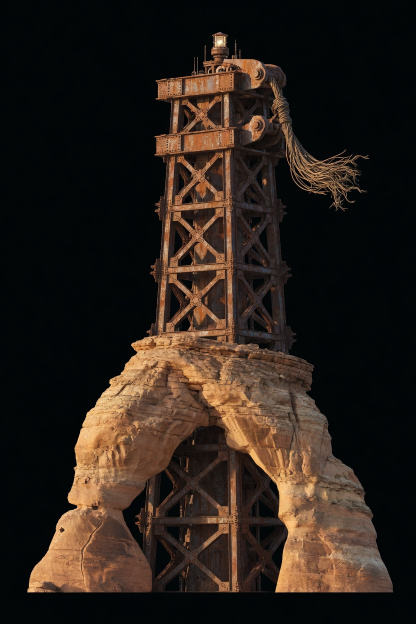
#> input picture packs/zone-b/src/hard/anchor.jpg, 832 x 1248 px (shown at 1/2 size); its folder holds only this picture in this run
$ python despill.py --in ../../packs/zone-b/src/hard/anchor.jpg --out out.png
#> lines starting #> are read from the running program, lines starting #| are printed output that depends on the picture
#> in main, im is the input picture: PIL image 832x1248 RGB; mean R, G, B 42.4, 32.9, 25.9
### tools/assetcheck/measures.py
"""Pixel measurements for Imagine assets. Never writes the source files.

Every number is read off the file. Nothing here resizes, regrades, or
replaces an Imagine image. A downscale exists only inside a measurement
buffer (loop diffs, optical flow) and is discarded.
"""

from __future__ import annotations

import json
import math
import subprocess
import sys
from collections import deque
from pathlib import Path

import numpy as np
from PIL import Image

SCREEN_W = 720
SCREEN_H = 1600
MAG_LIMIT = 1.0
WEBGL_MAX_TEXTURE = 4096

# Alpha / key. A cutout that will be composited needs a real alpha unless
# the manifest declares the key (black void or green screen).
UNKEYED_BLACK_LUMA = 14.0
UNKEYED_BLACK_FRACTION = 0.02
PLATE_COLOR_DIST = 18.0
PLATE_AREA_FRACTION = 0.12
HALO_THICKNESS_PX = 3.0
GREEN_SPILL_FRACTION = 0.35
EDGE_GREEN_DELTA = 6.0
EDGE_GREEN_LIMIT = 0.01
EDGE_BAND_PX = 3

# Loop. Mean absolute error is on 0–255. Flow is source pixels.
SEAM_MAE = 8.0
SEAM_P95 = 28.0
SEAM_FLOW_PX = 2.0
POP_FACTOR = 4.5
POP_MAE_MIN = 18.0
FROZEN_MAE = 0.45
FROZEN_SEC = 0.40

# Turntable / one-object video. A smooth yaw change is allowed.
# A single-frame shape pop is not.
MORPH_AREA_JUMP = 0.15
MORPH_HEIGHT_JUMP = 0.08
MORPH_IOU = 0.75

# Tiles.
SEAM_RATIO = 2.2
SEAM_ABS = 12.0
EXPOSURE_DELTA = 18.0
CONTRAST_RATIO = 1.75

# Posterization. Fraction of horizontal steps that are a flat run then a jump.
BANDING_FRACTION = 0.045

LOSSLESS_STILL_KINDS = {"cutout", "still", "tile", "backdrop"}
VIDEO_EXTS = {".mp4", ".webm", ".mov", ".mkv", ".m4v"}
IMAGE_EXTS = {".png", ".jpg", ".jpeg", ".webp", ".gif", ".tif", ".tiff"}

HEURISTICS = [
    "The tool only measures. It does not repaint, resize, or replace the source.",
    "Loop optical flow is coarse block matching on a downscale, not a learned flow model.",
    "Banding is a posterization heuristic (flat run, then a step). Noise can hide bands.",
    "A declared key (black or green) is trusted as the compositor key. Undeclared cutouts must carry alpha.",
    "Magnification uses the declared on-screen size at the closest camera on a 720×1600 portrait.",
    "A hand-written PASS is not a PASS. The exit code and this file are the gate.",
    "Anything under lock/ or marked locked: true is grandfathered owner KEEP. The same measurements run. A miss is WARN, never FAIL, and does not change the exit code. A WARN is not a reason to recook or replace that file. Bolt stays lock/bolt-gallop-cycle.mp4 and lock/bolt-idle-breath.mp4.",
]


def r4(value) -> float:
    return round(float(value), 4)


def status_of(ok: bool) -> str:
    return "PASS" if ok else "FAIL"


# [31 lines left out: functions lock_of, grandfather, not called in this run]


class CheckError(Exception):
    def __init__(self, message: str):
        super().__init__(message)
        self.message = message


# [36 lines left out: functions load_manifest, discover_assets, parse_on_screen, not called in this run]


def screen_of(manifest: dict) -> tuple[int, int]:
    screen = manifest.get("screen") or [SCREEN_W, SCREEN_H]
    return int(screen[0]), int(screen[1])


def webgl_max_of(manifest: dict) -> int:
    return int(manifest.get("webglMaxTexture") or WEBGL_MAX_TEXTURE)


# [183 lines left out: functions resolve_file, kind_of, on_screen_px, open_image, probe_video, decode_rgb_frames and 1 more, not called in this run]


def luma(rgb: np.ndarray) -> np.ndarray:
    arr = rgb.astype(np.float32)
    return 0.2126 * arr[..., 0] + 0.7152 * arr[..., 1] + 0.0722 * arr[..., 2]


# [54 lines left out: functions mask_span, foreground, flood_from_border, not called in this run]


def erode(mask: np.ndarray, times: int = 1) -> np.ndarray:
    out = mask.copy()
    for _ in range(times):
        nxt = out.copy()
        nxt[1:] &= out[:-1]
        nxt[:-1] &= out[1:]
        nxt[:, 1:] &= out[:, :-1]
        nxt[:, :-1] &= out[:, 1:]
        out = nxt
    return out


# [795 lines left out: functions dilate, declare_key, check_basic, banding_fraction, check_resolution, check_alpha and 15 more, not called in this run]

### tools/assetcheck/despill.py
#!/usr/bin/env python3
"""Green-screen despill for a keyed cutout.

Clamps G to max(R, B) and erodes alpha by 1 px. That is the take 10d manual
step, now automatic. It rewrites only --out. The source file stays put.
Pixels that were not in the Imagine plate are not invented: G is lowered to a
channel already in the pixel, and the eroded fringe becomes transparent.

  python3 tools/assetcheck/despill.py --in fringe.png --out clean.png
"""

from __future__ import annotations

import argparse
import sys
from pathlib import Path

import numpy as np
from PIL import Image

from measures import erode


def despill_rgba(rgba: np.ndarray) -> np.ndarray:
    if rgba.ndim != 3 or rgba.shape[2] < 4:
        raise ValueError("despill expects an RGBA image")
    out = np.array(rgba, copy=True)
    red = out[..., 0].astype(np.int16)
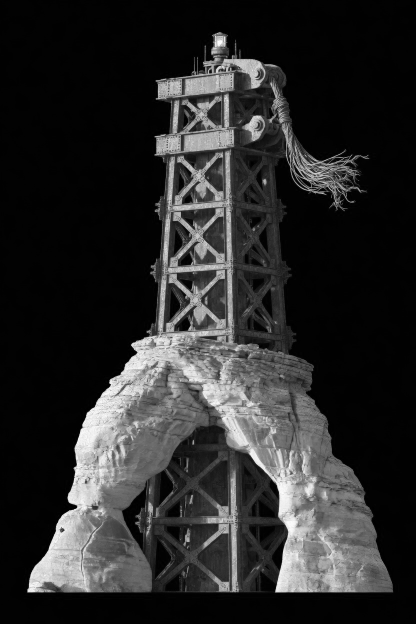
#> red: shape (1248, 832) int16 (shown at 1/2 size); min 0, max 255, mean 42.4
    blue = out[..., 2].astype(np.int16)
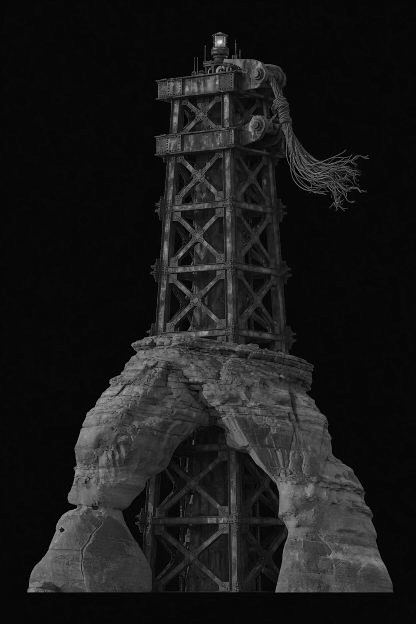
#> blue: shape (1248, 832) int16 (shown at 1/2 size); min 0, max 236, mean 25.9
    green = out[..., 1].astype(np.int16)
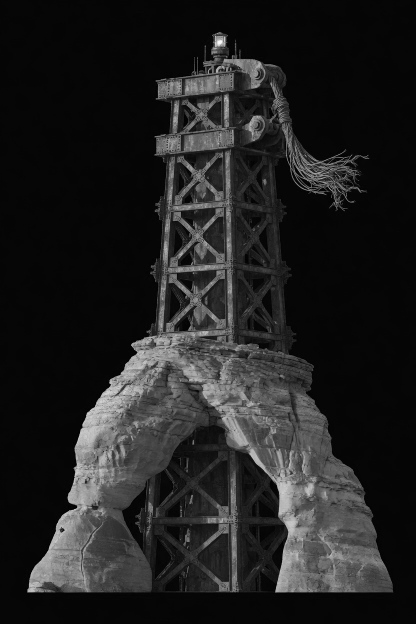
#> green: shape (1248, 832) int16 (shown at 1/2 size); min 0, max 255, mean 32.9
    out[..., 1] = np.minimum(green, np.maximum(red, blue)).astype(np.uint8)
#> out: shape (1248, 832, 4); mean R, G, B, A 42.4, 32.9, 25.9, 255
    kept = erode(out[..., 3] > 16, 1)
#> in erode, `out = mask.copy()`: out: shape (1248, 832) bool; every value is 1
    out[..., 3] = np.where(kept, out[..., 3], np.uint8(0))
    return out


def main() -> int:
    parser = argparse.ArgumentParser(description="Despill a green-keyed cutout")
    parser.add_argument("--in", dest="src", type=Path, required=True)
    parser.add_argument("--out", type=Path, required=True)
    args = parser.parse_args()
    if args.out.resolve() == args.src.resolve():
        print("FAIL despill: --out must be a different file than --in", file=sys.stderr)
        return 2
    with Image.open(args.src) as im:
        rgba = np.array(im.convert("RGBA"))
    cleaned = despill_rgba(rgba)
    args.out.parent.mkdir(parents=True, exist_ok=True)
    Image.fromarray(cleaned, "RGBA").save(args.out)
    print(f"PASS despill out={args.out}")
    return 0


if __name__ == "__main__":
    sys.exit(main())
#> (the program exits here)

$ run again, on packs/zone-b/src/hard/beacon.jpg
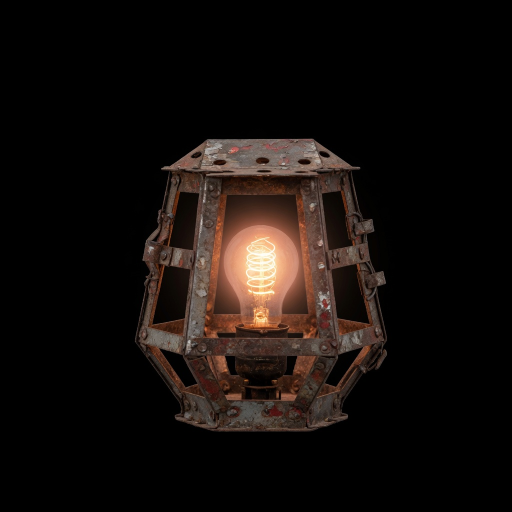
#> input picture packs/zone-b/src/hard/beacon.jpg, 1024 x 1024 px (shown at 1/2 size)
#> in main, im is the input picture: PIL image 1024x1024 RGB; mean R, G, B 20.2, 14.4, 11.7
#> in despill_rgba, `red = out[..., 0].astype(np.int16)`:
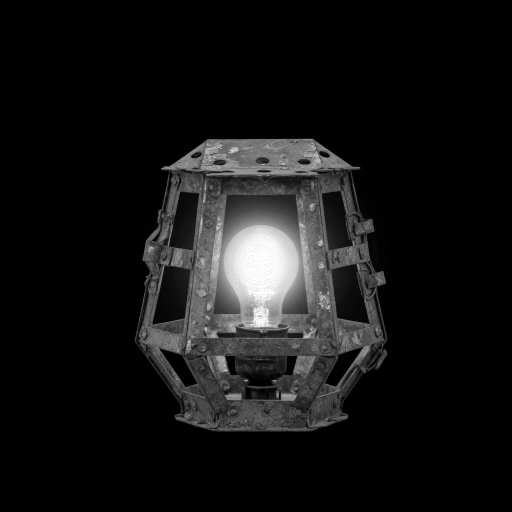
#> red: shape (1024, 1024) int16 (shown at 1/2 size); min 0, max 255, mean 20.2
#> in despill_rgba, `green = out[..., 1].astype(np.int16)`:
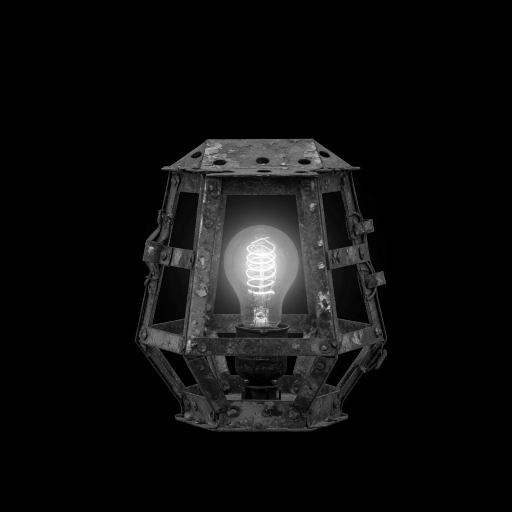
#> green: shape (1024, 1024) int16 (shown at 1/2 size); min 0, max 255, mean 14.4

$ run again, on packs/zone-b/src/hard/cart.jpg
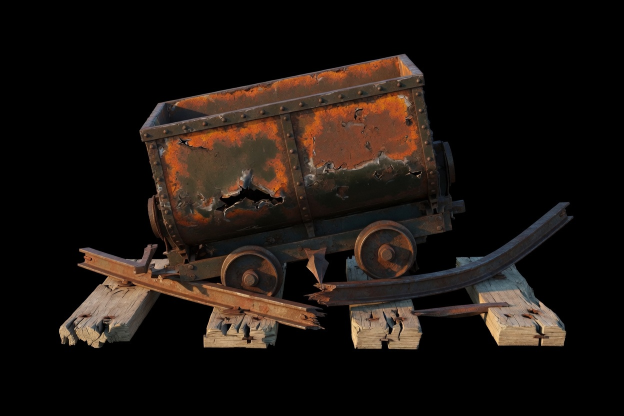
#> input picture packs/zone-b/src/hard/cart.jpg, 1248 x 832 px (shown at 1/2 size)
#> in main, im is the input picture: PIL image 1248x832 RGB; mean R, G, B 27.7, 20.4, 15.9
#> in despill_rgba, `red = out[..., 0].astype(np.int16)`:
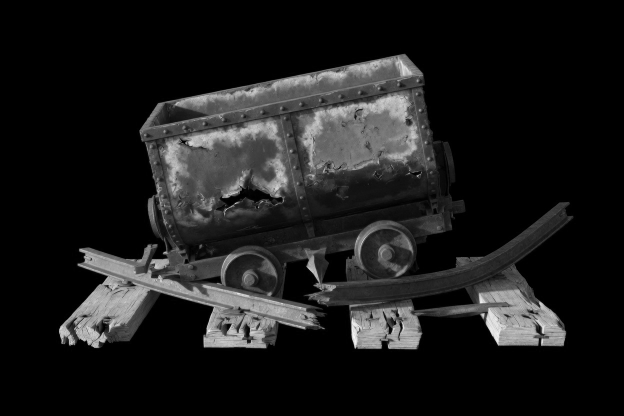
#> red: shape (832, 1248) int16 (shown at 1/2 size); min 0, max 255, mean 27.7
#> in despill_rgba, `green = out[..., 1].astype(np.int16)`:
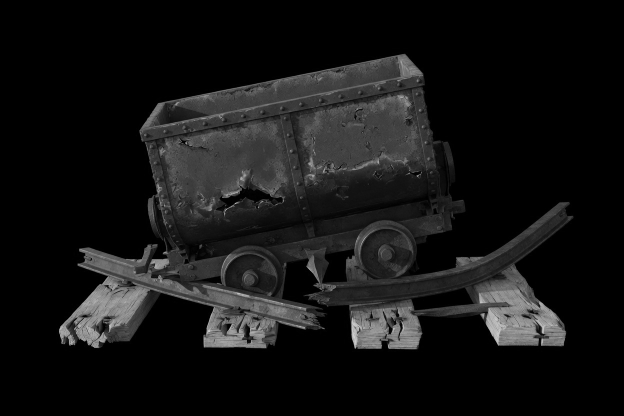
#> green: shape (832, 1248) int16 (shown at 1/2 size); min 0, max 220, mean 20.4
